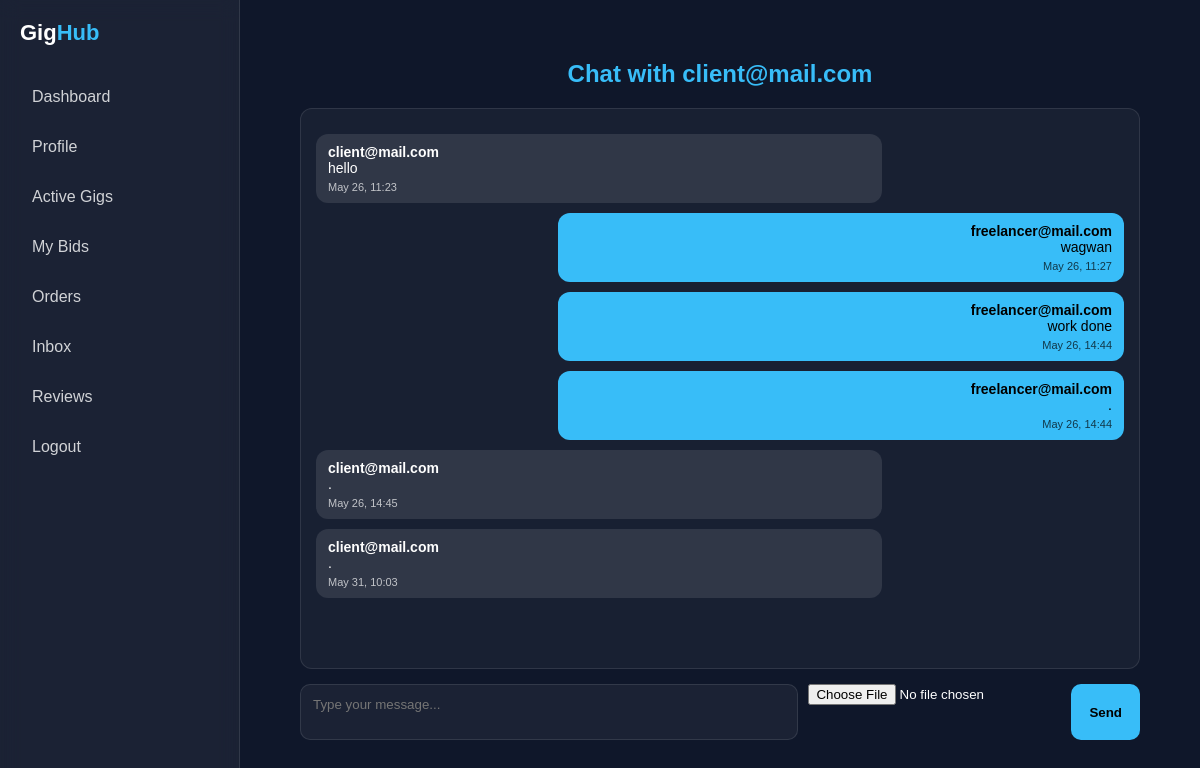
Page /freelancer/conversations/1/ (signed in) on the committed database.
### Client/models.py (models this page shows)
class Conversation(models.Model):
    client = models.ForeignKey(User, related_name='client_conversations', on_delete=models.CASCADE)
    freelancer = models.ForeignKey(User, related_name='freelancer_conversations', on_delete=models.CASCADE)
    started_at = models.DateTimeField(auto_now_add=True)
    updated_at = models.DateTimeField(auto_now=True)

class Message(models.Model):
    conversation = models.ForeignKey(Conversation, on_delete=models.CASCADE)
    sender = models.ForeignKey(User, on_delete=models.CASCADE)
    text = models.TextField()
    is_read = models.BooleanField(default=False)
    sent_at = models.DateTimeField(auto_now_add=True)
    attachments = GenericRelation(Attachment, blank=True)

### Freelancer/views.py (the view)
# urls.py: path('freelancer/conversations/<int:convo_id>/', views.conversations, name='conversations'),
@login_required(login_url='freelancerloginPage')
def conversations(request, convo_id):
    convo = get_object_or_404(Conversation, id=convo_id)
    if request.user not in [convo.client, convo.freelancer]:
        return HttpResponseForbidden()
    if request.method == 'POST':
        Message.objects.create(conversation=convo,sender=request.user,text=request.POST['text'])
        return redirect('conversations', convo.id)
    messages = convo.message_set.order_by('sent_at')
    return render(request, 'conversations.html', {'convo': convo, 'messages': messages})

### Freelancer/templates/conversations.html (shortened to what this page needs)
{% extends 'based.html' %}
{% block content %}
    <div class="main">
        <h2>
            Chat with
            {% if request.user == convo.freelancer %}
                {{ convo.client.username }}
            {% else %}
                {{ convo.freelancer.username }}
            {% endif %}
        </h2>
        <div class="chat-box">
            {% for msg in messages %}
                <div class="message {% if msg.sender == request.user %}sent{% else %}received{% endif %}">
                    <strong>{{ msg.sender.username }}</strong><br>
                    {{ msg.text }}
                    <small>{{ msg.sent_at|date:"M d, H:i" }}</small>
                </div>
            {% endfor %}
        </div>
        <form method="post" class="chat-form">
            <textarea name="text" rows="2" placeholder="Type your message..." required></textarea>
            <input type="file" name="attachment">
            <button type="submit">Send</button>
        </form>
    </div>
{% endblock %}

### static/css/style.css (style rules this page uses)
* { margin: 0; padding: 0; box-sizing: border-box; font-family: Arial, Helvetica, sans-serif; }
body { background: #0f172a; color: white; display: flex; min-height: 100vh; }
.main { flex: 1; padding: 30px; }

### Freelancer/templates/conversations.html (style rules this page uses)
.main { flex: 1; padding: 30px; display: flex; flex-direction: column; height: 100vh; }
h2 { color: #38bdf8; text-align: center; margin-bottom: 20px; }
.chat-box { flex: 1; overflow-y: auto; padding: 15px; border-radius: 12px; background: rgba(255,255,255,0.04); border: 1px solid rgba(255,255,255,0.1); margin-bottom: 15px; }
.message { max-width: 70%; padding: 10px 12px; margin: 10px 0; border-radius: 12px; word-wrap: break-word; font-size: 14px; }
.sent { background: #38bdf8; color: black; margin-left: auto; text-align: right; }
.received { background: rgba(255,255,255,0.1); margin-right: auto; }
.message small { display: block; margin-top: 5px; font-size: 11px; opacity: 0.7; }
.chat-form { display: flex; gap: 10px; }
textarea { flex: 1; padding: 12px; border-radius: 10px; border: 1px solid rgba(255,255,255,0.1); background: rgba(255,255,255,0.05); color: white; outline: none; resize: none; }
button { padding: 12px 18px; background: #38bdf8; border: none; border-radius: 10px; font-weight: bold; cursor: pointer; color: black; }

### rows in the picture
Conversation: client.username "client@mail.com"
Message: sender.username "client@mail.com", text "hello", sent_at "May 26, 11:23"
Message: sender.username "freelancer@mail.com", text "wagwan", sent_at "May 26, 11:27"
Message: sender.username "freelancer@mail.com", text "work done", sent_at "May 26, 14:44"
Message: sender.username "freelancer@mail.com", text ".", sent_at "May 26, 14:44"
Message: sender.username "client@mail.com", text ".", sent_at "May 26, 14:45"
Message: sender.username "client@mail.com", text ".", sent_at "May 31, 10:03"
